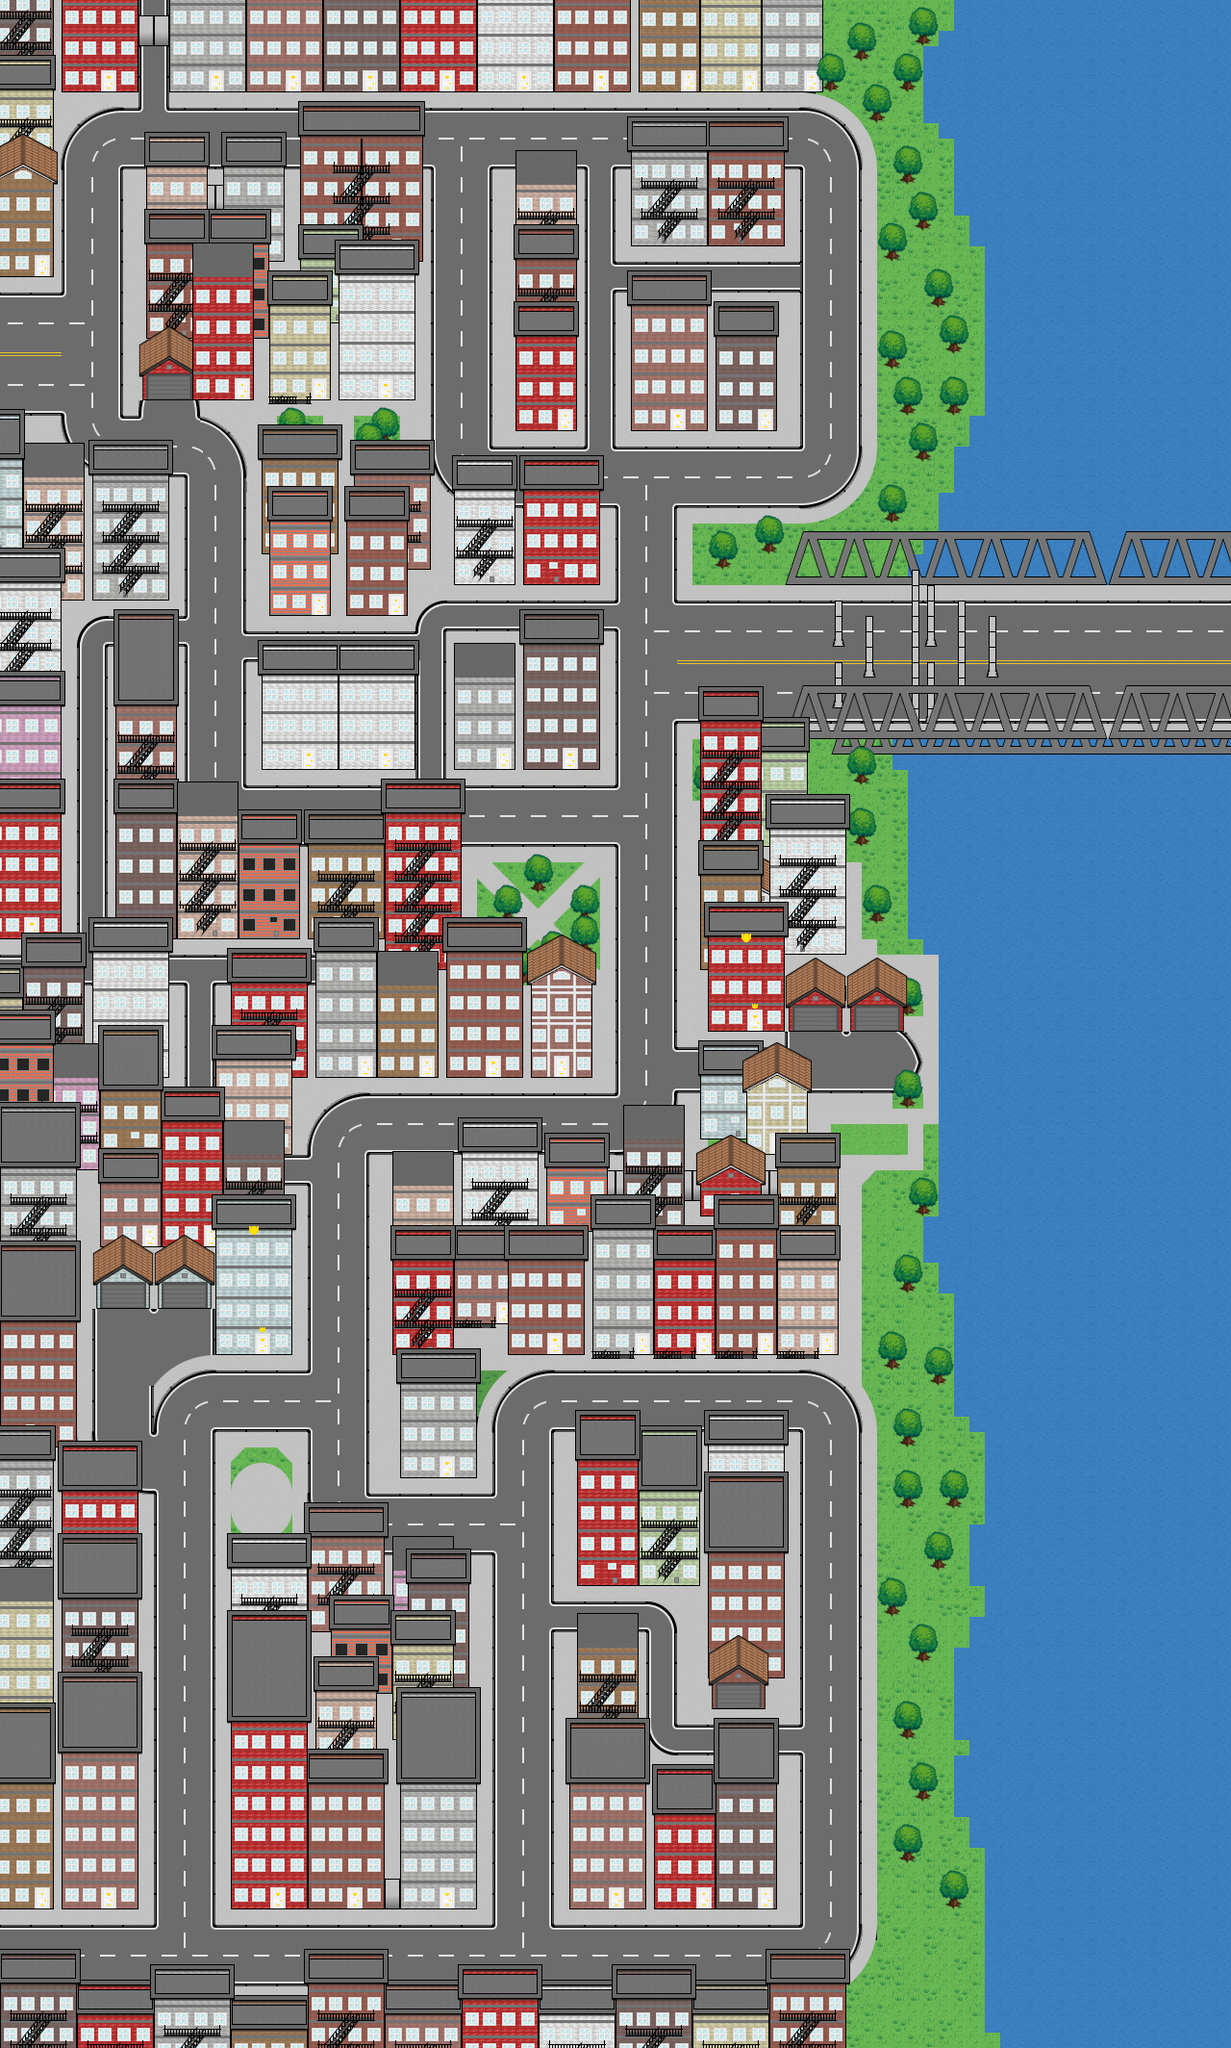

Below is a game level as drawn by its tile map, then a one-line description and the .tmx that defines it (tile-layer data replaced by summaries):
An orthogonal 80x133 tile map with 16x16 px tiles, 29 tile layers (Agua (No T), Piso (T), Pilares Puente (No T), Calle 1 (T), ...), 16 tilesets and 152 objects.

<map version="1.0" tiledversion="1.1.3" orientation="orthogonal" renderorder="left-up" width="80" height="133" tilewidth="16" tileheight="16" infinite="0" nextobjectid="203">
 <tileset firstgid="1" source="Template.tsx" />
 <tileset firstgid="10001" name="Tileset Nivel 2" tilewidth="16" tileheight="16" tilecount="1369" columns="37">
  <image source="../Terminados/TemplateNivel2.png" width="592" height="592" />
 </tileset>
 <tileset firstgid="11370" source="TemplateNivel3.tsx" />
 <tileset firstgid="11730" source="plant repack Noche.tsx" />
 <tileset firstgid="12406" source="TemplateCasas1LadrillosRojos.tsx" />
 <tileset firstgid="13398" source="TemplateCasas1LadrillosRosas.tsx" />
 <tileset firstgid="14390" source="TemplateCasas1LadrillosGrisesNoche.tsx" />
 <tileset firstgid="15382" source="TemplateCasas1LadrillosVerdes.tsx" />
 <tileset firstgid="16374" source="TemplateCasas1LadrillosMarrones.tsx" />
 <tileset firstgid="17366" source="TemplateCasas1LadrillosBlancos.tsx" />
 <tileset firstgid="18358" source="TemplateCasas1LadrillosFucsia.tsx" />
 <tileset firstgid="19350" source="TemplateCasas1LadrillosCelestes.tsx" />
 <tileset firstgid="20342" source="TemplateCasas1LadrillosAmarillos.tsx" />
 <tileset firstgid="21334" source="TemplateCasas1LadrillosTerracota.tsx" />
 <tileset firstgid="22326" source="TemplateCasas1LadrillosTerracotaOscuro.tsx" />
 <tileset firstgid="23318" source="TemplateCasas1LadrillosTerracotaClaro.tsx" />
 <layer name="Agua (No T)" width="80" height="133">
  <data>[10640 cells, 2558 non-empty, 15 distinct tile ids]</data>
 </layer>
 <layer name="Piso (T)" width="80" height="133">
  <data>[10640 cells, 3184 non-empty, 97 distinct tile ids]</data>
 </layer>
 <layer name="Pilares Puente (No T)" width="80" height="133">
  <data>[10640 cells, 102 non-empty, 10 distinct tile ids]</data>
 </layer>
 <layer name="Calle 1 (T)" width="80" height="133">
  <data>[10640 cells, 4227 non-empty, 295 distinct tile ids]</data>
 </layer>
 <layer name="Calle 2 (T)" width="80" height="133">
  <data>[10640 cells, 193 non-empty, 105 distinct tile ids]</data>
 </layer>
 <layer name="Plazas" width="80" height="133">
  <data>[10640 cells, 30 non-empty, 24 distinct tile ids]</data>
 </layer>
 <layer name="Plazas 2" width="80" height="133">
  <data>[10640 cells, 7 non-empty, 1 distinct tile ids]</data>
 </layer>
 <layer name="Puente 2 (No T)" width="80" height="133">
  <data>[10640 cells, 116 non-empty, 84 distinct tile ids]</data>
 </layer>
 <layer name="Props 5" width="80" height="133">
  <data>[10640 cells, 55 non-empty, 4 distinct tile ids]</data>
 </layer>
 <layer name="Puente (No T)" width="80" height="133">
  <data>[10640 cells, 258 non-empty, 92 distinct tile ids]</data>
 </layer>
 <layer name="Arboles 3 (No T)" width="80" height="133">
  <data>[10640 cells, 284 non-empty, 24 distinct tile ids]</data>
 </layer>
 <layer name="Arboles 2 (No T)" width="80" height="133">
  <data>[10640 cells, 30 non-empty, 10 distinct tile ids]</data>
 </layer>
 <layer name="Arboles (No T)" width="80" height="133">
  <data>[10640 cells, 18 non-empty, 10 distinct tile ids]</data>
 </layer>
 <layer name="Techos 6" width="80" height="133">
  <data>[10640 cells, 6 non-empty, 6 distinct tile ids]</data>
 </layer>
 <layer name="Casas 4" width="80" height="133">
  <data>[10640 cells, 250 non-empty, 168 distinct tile ids]</data>
 </layer>
 <layer name="Casas 5" width="80" height="133">
  <data>[10640 cells, 37 non-empty, 27 distinct tile ids]</data>
 </layer>
 <layer name="Techos 5" width="80" height="133">
  <data>[10640 cells, 143 non-empty, 91 distinct tile ids]</data>
 </layer>
 <layer name="Casas 2" width="80" height="133">
  <data>[10640 cells, 1023 non-empty, 486 distinct tile ids]</data>
 </layer>
 <layer name="Props 3" width="80" height="133">
  <data>[10640 cells, 255 non-empty, 25 distinct tile ids]</data>
 </layer>
 <layer name="Techos 4" width="80" height="133">
  <data>[10640 cells, 241 non-empty, 229 distinct tile ids]</data>
 </layer>
 <layer name="Props 2" width="80" height="133">
  <data>[10640 cells, 196 non-empty, 33 distinct tile ids]</data>
 </layer>
 <layer name="Techos 2" width="80" height="133">
  <data>[10640 cells, 528 non-empty, 302 distinct tile ids]</data>
 </layer>
 <layer name="Casas" width="80" height="133">
  <data>[10640 cells, 1347 non-empty, 433 distinct tile ids]</data>
 </layer>
 <layer name="Casas 3" width="80" height="133">
  <data>[10640 cells, 1360 non-empty, 446 distinct tile ids]</data>
 </layer>
 <layer name="Props" width="80" height="133">
  <data>[10640 cells, 598 non-empty, 52 distinct tile ids]</data>
 </layer>
 <layer name="Techos" width="80" height="133">
  <data>[10640 cells, 968 non-empty, 474 distinct tile ids]</data>
 </layer>
 <layer name="Casas 6" width="80" height="133">
  <data>[10640 cells, 105 non-empty, 40 distinct tile ids]</data>
 </layer>
 <layer name="Props 4" width="80" height="133">
  <data>[10640 cells, 91 non-empty, 17 distinct tile ids]</data>
 </layer>
 <layer name="Techos 3" width="80" height="133">
  <data>[10640 cells, 695 non-empty, 288 distinct tile ids]</data>
 </layer>
 <objectgroup name="Agua">
  <object id="71" x="1040" y="0" width="240" height="2128" />
  <object id="73" x="1024" y="0" width="16" height="2112" />
  <object id="74" x="992" y="0" width="32" height="224" />
  <object id="76" x="976" y="32" width="16" height="112" />
  <object id="78" x="960" y="48" width="16" height="80" />
  <object id="80" x="1008" y="224" width="16" height="32" />
  <object id="84" x="1008" y="432" width="16" height="1056" />
  <object id="85" x="992" y="464" width="16" height="1008" />
  <object id="86" x="976" y="512" width="16" height="832" />
  <object id="87" x="960" y="1264" width="16" height="48" />
  <object id="88" x="960" y="560" width="16" height="432" />
  <object id="89" x="944" y="576" width="16" height="400" />
  <object id="90" x="928" y="768" width="16" height="32" />
  <object id="92" x="1008" y="1584" width="16" height="64" />
  <object id="93" x="1008" y="1680" width="16" height="240" />
  <object id="94" x="992" y="1712" width="16" height="96" />
  <object id="95" x="992" y="1824" width="16" height="64" />
 </objectgroup>
 <objectgroup name="Arboles">
  <object id="1" x="296.273" y="490.182">
   <polyline points="0,0 2.45455,-0.181818 3.54545,-3.09091 3.36364,-6.36364 2.27273,-7.18182 0.363636,-6.45455 -1.45455,-12.7273 -0.636364,-18.9091 4,-23.6364 8.81818,-25.2727 13.1818,-22.0909 15.9091,-15.8182 14.9091,-11.7273 10.8182,-6.18182 10.8182,-3.09091 12.3636,-1.72727 13.7273,-1.18182 14.4545,-0.545455 13.4545,0.636364 12.4545,1.09091 13.3636,2 12.9091,2.81818 8.81818,2.72727 7.54545,4.45455 6.90909,4.27273 4.72727,1.90909 1.81818,1.72727 -0.272727,-0.0909091" />
  </object>
  <object id="2" x="312.545" y="474">
   <polyline points="0,0 2.45455,-0.181818 3.54545,-3.09091 3.36364,-6.36364 2.27273,-7.18182 0.363636,-6.45455 -1.45455,-12.7273 -0.636364,-18.9091 4,-23.6364 8.81818,-25.2727 13.1818,-22.0909 15.9091,-15.8182 14.9091,-11.7273 10.8182,-6.18182 10.8182,-3.09091 12.3636,-1.72727 13.7273,-1.18182 14.4545,-0.545455 13.4545,0.636364 12.4545,1.09091 13.3636,2 12.9091,2.81818 8.81818,2.72727 7.54545,4.45455 6.90909,4.27273 4.72727,1.90909 1.81818,1.72727 -0.272727,-0.0909091" />
  </object>
  </objectgroup>
 <objectgroup name="Edificios">
  <!-- 84 objects omitted --></objectgroup>
 <objectgroup name="Props">
  <!-- 18 objects omitted --></objectgroup>
</map>
<!-- 133 of 152 objects omitted -->
